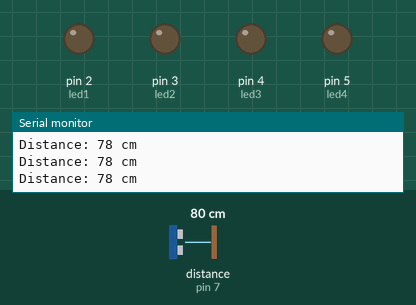
Bench run of a sketch on a simulated Arduino Uno, built with avr-gcc and run on an emulated ATmega328P. Parts: output pins drawn as LEDs (lit = HIGH), the last lines printed to the serial monitor. Wiring (inferred from the names in the program): ultrasonic range finder: trigger pin 6; echo pin 7. The test bench sets the inputs (shaded band); at power-on: distance to the obstacle (sensor on pin 7) 80 cm. The echo pulse lasts 58.3 µs per cm; pins used as bus, display or sensor lines are not drawn.

Above: at 1.2 s.
1.3 s: distance to the obstacle (sensor on pin 7) set to 67 cm
2.8 s: distance to the obstacle (sensor on pin 7) set to 58 cm
At 3.2 s:
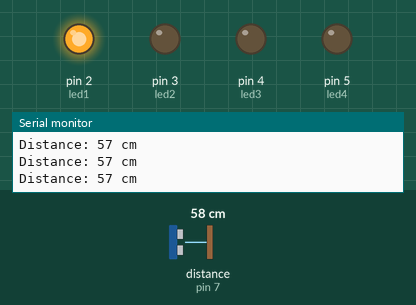
4.3 s: distance to the obstacle (sensor on pin 7) set to 51 cm
5.8 s: distance to the obstacle (sensor on pin 7) set to 41 cm
At 7.0 s:
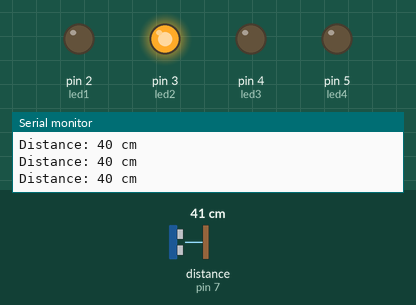
7.3 s: distance to the obstacle (sensor on pin 7) set to 34 cm
8.8 s: distance to the obstacle (sensor on pin 7) set to 28 cm
At 10.1 s:
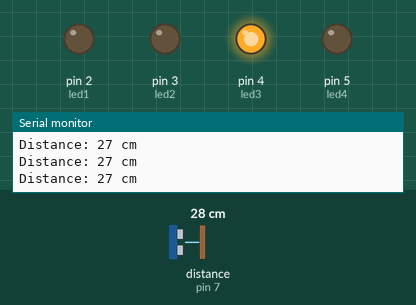
Timing chart, 0 to 11.3 s (numbered marks = the images above; inputs shaded):
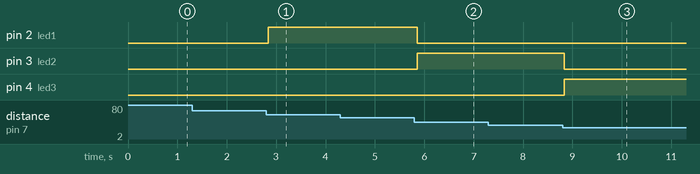

The sketch:

ultrasonic-leds.ino
```cpp
int trigPin = 6;
int echoPin = 7;

int led1 = 2;
int led2 = 3;
int led3 = 4;
int led4 = 5;

long duration;
int distance;

void setup()
{
  pinMode(trigPin, OUTPUT);
  pinMode(echoPin, INPUT);

  pinMode(led1, OUTPUT);
  pinMode(led2, OUTPUT);
  pinMode(led3, OUTPUT);
  pinMode(led4, OUTPUT);

  Serial.begin(9600);
}

void loop()
{
  // Send ultrasonic pulse
  digitalWrite(trigPin, LOW);
  delayMicroseconds(2);

  digitalWrite(trigPin, HIGH);
  delayMicroseconds(10);

  digitalWrite(trigPin, LOW);

  // Read echo
  duration = pulseIn(echoPin, HIGH);

  // Calculate distance in cm
  distance = duration * 0.034 / 2;

  Serial.print("Distance: ");
  Serial.print(distance);
  Serial.println(" cm");

  // Turn all LEDs OFF first
  digitalWrite(led1, LOW);
  digitalWrite(led2, LOW);
  digitalWrite(led3, LOW);
  digitalWrite(led4, LOW);

  // Distance intervals
  if (distance > 60)
  {
    // All LEDs OFF
  }
  else if (distance > 45)
  {
    digitalWrite(led1, HIGH);
  }
  else if (distance > 30)
  {
    digitalWrite(led2, HIGH);
  }
  else if (distance > 15)
  {

    digitalWrite(led3, HIGH);
  }
  else
  {

    digitalWrite(led4, HIGH);
  }

  delay(100);
}
```

Measured:
- the behaviour switches between 62 and 61 cm on distance to the obstacle (sensor on pin 7) (found by bisection; images 0 and 1)
- the behaviour switches between 47 and 46 cm on distance to the obstacle (sensor on pin 7) (found by bisection; images 1 and 2)
- the behaviour switches between 32 and 31 cm on distance to the obstacle (sensor on pin 7) (found by bisection; images 2 and 3)
- after the input at 2.8 s, pin 2 (led1): LOW → HIGH at once
- after the input at 5.8 s, pin 2 (led1): HIGH → LOW after 0.05 s; pin 3 (led2): LOW → HIGH after 0.05 s
- after the input at 8.8 s, pin 3 (led2): HIGH → LOW at once; pin 4 (led3): LOW → HIGH at once
